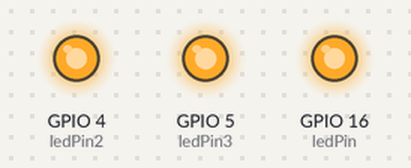
Recording of a sketch running on a simulated ESP8266 (NodeMCU). Shown: output pins drawn as LEDs (lit = HIGH).

Above: at 0.15 s.
Timing chart, 0 to 0.2 s (numbered marks = the images above):
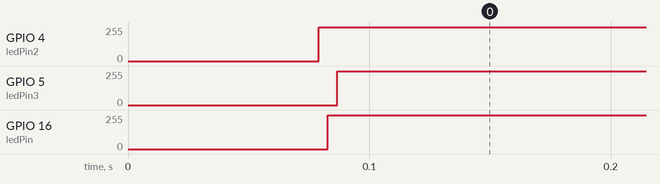

Measured:
- by itself, GPIO 4 (ledPin2), GPIO 16 (ledPin): 0/255 → 254/255 at 0.08 s
- by itself, GPIO 5 (ledPin3): 0/255 → 255/255 at 0.09 s

The sketch:

1.ino
```cpp
#include <ESP8266WiFi.h>

int ledPin = 16;      // LED connected to digital pin 9
int ledPin2 = 4;      // LED connected to digital pin 9
int ledPin3 = 5;      // LED connected to digital pin 9


int val = 0;         // variable to store the read value

void setup() {
  pinMode(ledPin, OUTPUT);  // sets the pin as output
  pinMode(ledPin2, OUTPUT);  // sets the pin as output
  pinMode(ledPin3, OUTPUT);  // sets the pin as output

}

void loop() {
  val++;
  if(val>255) val=0;// read the inpt pin
  analogWrite(ledPin, (val+255/3)%255 ); // analogRead values go from 0 to 1023, analogWrite values from 0 to 255
  analogWrite(ledPin2, (val+255*2/3)%255  ); // analogRead values go from 0 to 1023, analogWrite values from 0 to 255
  analogWrite(ledPin3, val ); // analogRead values go from 0 to 1023, analogWrite values from 0 to 255

}
```
